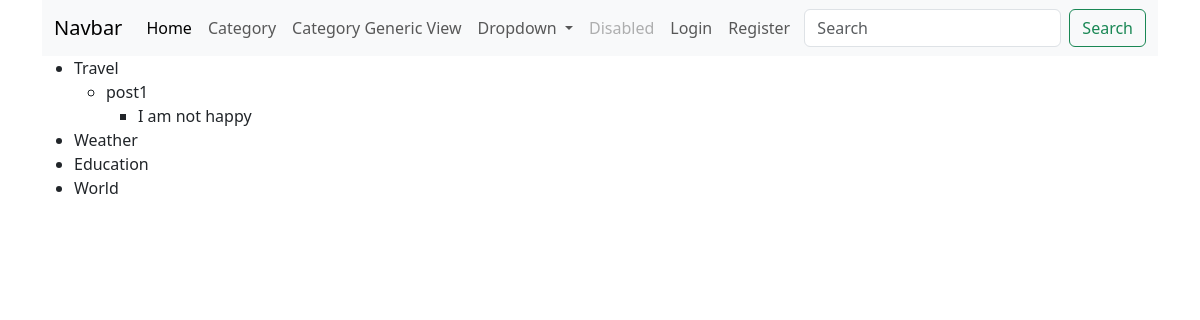
Page /categorylist/ on the committed database.
### lesson/models.py (models this page shows, shortened)
class BaseModel(models.Model):
    created_at = models.DateTimeField(auto_now_add=True)
    updated_at = models.DateTimeField(auto_now=True)
    class Meta:
        abstract = True

class Category(BaseModel):
    name = models.CharField(max_length=50)

class Post(BaseModel):
    title = models.CharField(max_length=100)
    content = models.TextField()
    header_image = models.ImageField(null=True, blank=True, upload_to="images/")
    snippet = models.CharField(max_length=255, default="")
    author = models.ForeignKey(User, on_delete=models.CASCADE)
    category = models.ForeignKey(Category, on_delete=models.SET_NULL, null=True)
    likes = models.ManyToManyField(User, related_name="blog_posts")

class Comment(BaseModel):
    post = models.ForeignKey(Post, on_delete=models.CASCADE)
    name = models.CharField(max_length=100)
    body = models.TextField()

### lesson/views.py (the view)
# urls.py: path('categorylist/', categorylist, name='category_list'),
def categorylist(request):
    categories = Category.objects.all()
    return render(request,
                  'categorylist.html',
                  {'categories': categories})

### templates/categorylist.html (shortened to what this page needs)
{% extends 'base.html' %}
{% block content %}
<ul>
{% for category in categories %}
    <li>{{ category.name }}</li>
    <ul>
        {% for post in category.post_set.all %}
            <li>{{ post.title }}</li>
            <ul>
            {% for comment in post.comment_set.all %}
                <li>{{ comment.body }}</li>
                {% endfor %}
            </ul>
        {% endfor %}
    </ul>
{% endfor %}
</ul>
{% endblock %}

### rows in the picture
Category: name "Travel"
Post: title "post1"
Comment: body "I am not happy"
Category: name "Weather"
Category: name "Education"
Category: name "World"
